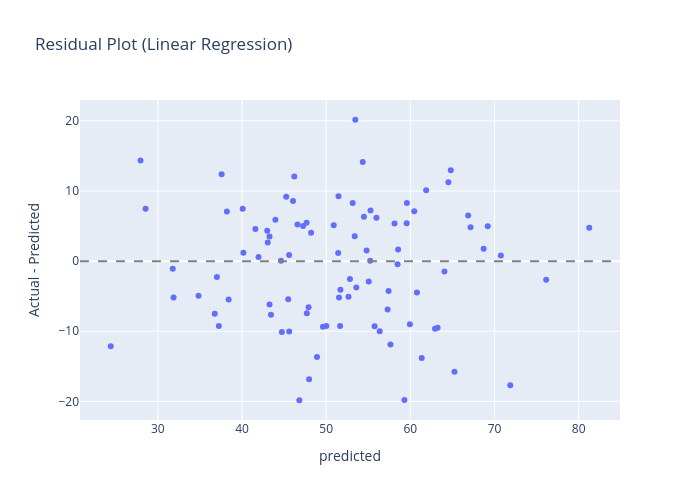

This figure's notebook cell:
### Code cell
residuals = y2_test - linear_reg_pred
residual_df = pd.DataFrame({"predicted": linear_reg_pred, "residual": residuals})

fig = px.scatter(
    residual_df, x="predicted", y="residual",
    title="Residual Plot (Linear Regression)",
)
fig.add_hline(y=0, line_dash="dash", line_color="gray")
fig.update_layout(width=700, height=500, yaxis_title="Actual - Predicted")
fig.show()

print(f"Residual mean: {residuals.mean():.4f} (should be close to 0 for an unbiased fit)")
print(f"Residual std:  {residuals.std():.4f}")

### Figure 1 — Plotly figure (JSON) as saved in the notebook; plotly's stock layout.template omitted (floating-point values rounded to 4 significant figures)
{"data": [{"hovertemplate": "predicted=%{x}<br>residual=%{y}<extra></extra>", "legendgroup": "", "marker": {"color": "#636efa", "symbol": "circle"}, "mode": "markers", "name": "", "orientation": "v", "showlegend": false, "type": "scatter", "x": [81.26, 52.66, 47.26, 64.05, 43.97, 58.13, 54.49, 56.36, 63.24, 31.87, 54.8, 47.7, 24.4, 59.56, 46.21, 60.47, 43.0, 47.97, 55.75, 43.06, 28.54, 43.44, 37.01, 51.69, 43.27, 70.76, 61.35, 58.49, 55.27, 51.43, 65.24, 64.52, 38.41, 68.71, 45.6, 45.25, 57.41, 40.08, 45.49, 57.3, 44.74, 34.83, 50.9, 66.87, 59.59, 48.91, 27.94, 46.06, 40.16, 51.66, 53.39, 45.61, 58.55, 76.14, 43.27, 60.79, 41.59, 53.15, 47.91, 55.97, 57.64, 53.46, 59.29, 64.8, 55.06, 47.68, 59.95, 55.23, 51.52, 44.63, 53.58, 48.21, 38.2, 52.82, 36.76, 61.88, 31.77, 67.16, 54.35, 37.25, 69.2, 41.96, 51.47, 46.81, 50.01, 49.61, 46.59, 62.94, 71.87, 37.58], "xaxis": "x", "y": [4.76, -5.065, 5.023, -1.462, 5.894, 5.365, 6.32, -9.991, -9.49, -5.185, 1.528, -7.433, -12.14, 5.396, 12.06, 7.113, 4.344, -16.83, -9.278, 2.67, 7.478, -7.643, -2.254, -4.082, 3.5, 0.8013, -13.82, -0.4489, 7.231, 1.153, -15.76, 11.23, -5.458, 1.77, 0.8833, 9.187, -4.264, 7.46, -5.421, -6.891, -10.11, -4.94, 5.122, 6.517, 8.269, -13.67, 14.34, 8.573, 1.208, -9.257, 3.531, -10.03, 1.671, -2.644, -6.201, -4.466, 4.579, 8.3, -6.587, 6.187, -11.9, 20.16, -19.81, 12.97, -2.899, 5.485, -8.998, 0.03885, -5.183, 0.05942, -3.749, 4.048, 7.06, -2.565, -7.511, 10.11, -1.1, 4.833, 14.14, -9.266, 4.982, 0.5872, 9.235, -19.83, -9.231, -9.352, 5.218, -9.645, -17.68, 12.39], "yaxis": "y"}], "layout": {"height": 500, "legend": {"tracegroupgap": 0}, "shapes": [{"line": {"color": "gray", "dash": "dash"}, "type": "line", "x0": 0, "x1": 1, "xref": "x domain", "y0": 0, "y1": 0, "yref": "y"}], "title": {"text": "Residual Plot (Linear Regression)"}, "width": 700, "xaxis": {"anchor": "y", "domain": [0.0, 1.0], "title": {"text": "predicted"}}, "yaxis": {"anchor": "x", "domain": [0.0, 1.0], "title": {"text": "Actual - Predicted"}}}}
